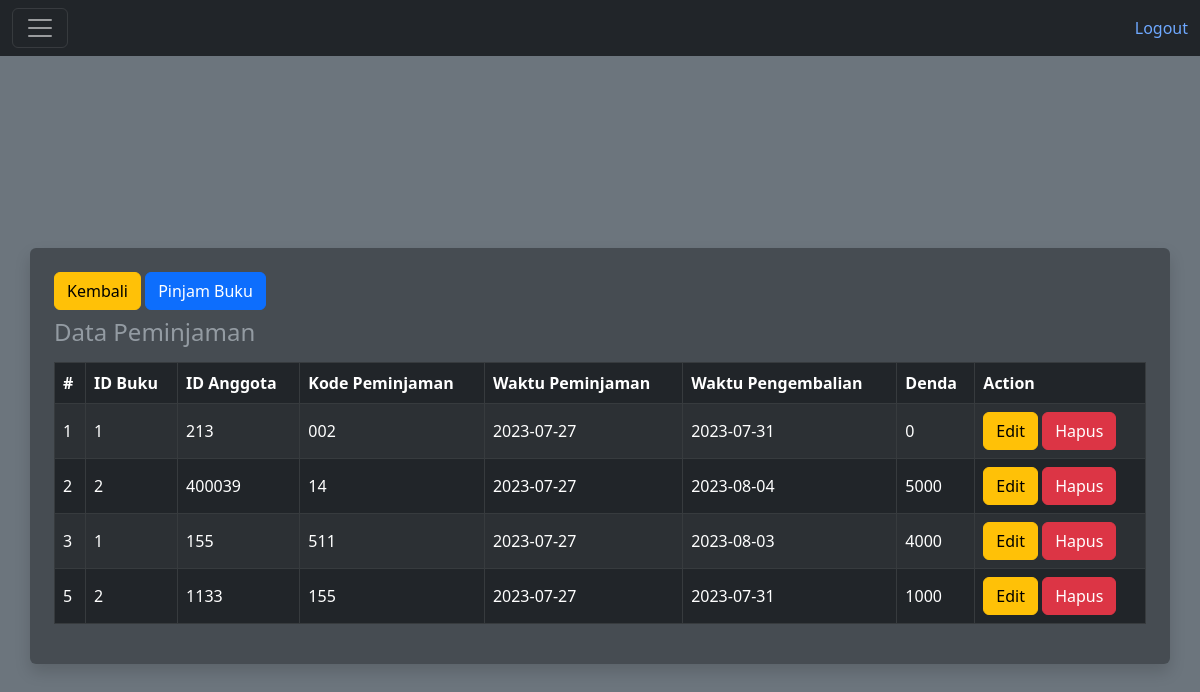
The app's page /pages/transaksi/p_transaksi.php (signed in) with its own data.
### tables this page shows
CREATE TABLE `t_peminjaman_detail` (
  `id` int(11) NOT NULL,
  `id_buku` int(11) NOT NULL,
  `id_anggota` int(11) NOT NULL,
  `kode_transaksi` varchar(45) NOT NULL,
  `waktu_transaksi` date NOT NULL,
  `waktu_pengembalian` date NOT NULL,
  `denda` varchar(45) NOT NULL
);

### pages/transaksi/p_transaksi.php (the view, shortened to what this page needs)
<!DOCTYPE html>
<html lang="en" data-bs-theme="dark">
<head>
    <link rel="stylesheet" href="https://cdn.jsdelivr.net/npm/bootstrap@5.3.0/dist/css/bootstrap.min.css">
</head>
<body class="bg-secondary">
<?php
    include '../../functions/koneksi.php';
?>
<nav class="navbar navbar-dark bg-dark">
  <div class="container-fluid">
    <button class="navbar-toggler" type="button" data-bs-toggle="collapse" data-bs-target="#navbarToggleExternalContent" aria-controls="navbarToggleExternalContent" aria-expanded="false" aria-label="Toggle navigation">
      <span class="navbar-toggler-icon"></span>
    </button>
    <a class="link-offset-2 link-offset-3-hover link-underline-warning link-underline-opacity-0 link-underline-opacity-75-hover" href="../../functions/logout.php">Logout</a>
  </div>
</nav>
<div class="min-vh-100 d-flex flex-column justify-content-center align-items-center">
    <div class="container-sm p-4 bg-dark bg-opacity-50 rounded shadow">
        <a class="btn btn-warning" href="../../main.php">Kembali</a>
        <a class="btn btn-primary" href="p_pinjam.php">Pinjam Buku</a>
            <div class="table-reponsive overflow-auto">
                <table class="table table-dark table-striped table-bordered align-middle caption-top">
                    <caption class="text-start">
                        <h4>Data Peminjaman</h4>
                    </caption>
                    <thead>
                        <tr>
                            <th scope="col">#</th>
                            <th scope="col">ID Buku</th>
                            <th scope="col">ID Anggota</th>
                            <th scope="col">Kode Peminjaman</th>
                            <th scope="col">Waktu Peminjaman</th>
                            <th scope="col">Waktu Pengembalian</th>
                            <th scope="col">Denda</th>
                            <th scope="col">Action</th>
                        </tr>
                    </thead>
                    <tbody>
                      <?php
                      $sql = "SELECT * FROM t_peminjaman_detail";
                      $result = mysqli_query($conn, $sql);
                      foreach($result as $row){
                            $selisih = strtotime($row["waktu_pengembalian"]) - strtotime($row["waktu_transaksi"]);
                            $hari = floor($selisih / (60 * 60 * 24));
                            $denda = $row["denda"];
                            $totaldenda = 0;
                            if ($hari > 3) {
                              $totaldenda = ($hari - 3) * $denda;
                            }
                      ?>
                        <tr>
                            <td scope="row"><?php echo $row['id']; ?></td>
                            <td><?php echo $row['id_buku']; ?></td>
                            <td><?php echo $row['id_anggota']; ?></td>
                            <td><?php echo $row['kode_transaksi']; ?></td>
                            <td><?php echo $row['waktu_transaksi']; ?></td>
                            <td><?php echo $row['waktu_pengembalian']; ?></td>
                            <td><?php echo $totaldenda ?></td>
                            <td>
                              <a href="edit.php?id=<?php echo $row['id']; ?>" class="btn btn-warning">Edit</a>
                              <a href="hapus.php?id=<?php echo $row['id']; ?>" class="btn btn-danger">Hapus</a>
                            </td>
                        </tr>
                      <?php
                      }
                      ?>
                    </tbody>
                </table>
            </div>
    </div>
</div>
</body>
</html>

### records on screen
t_peminjaman_detail: id "1", id_buku "1", id_anggota "213", kode_transaksi "002", waktu_transaksi "2023-07-27", waktu_pengembalian "2023-07-31", denda "0"
t_peminjaman_detail: id "2", id_buku "2", id_anggota "400039", kode_transaksi "14", waktu_transaksi "2023-07-27", waktu_pengembalian "2023-08-04", totaldenda "5000"
t_peminjaman_detail: id "3", id_buku "1", id_anggota "155", kode_transaksi "511", waktu_transaksi "2023-07-27", waktu_pengembalian "2023-08-03", totaldenda "4000"
t_peminjaman_detail: id "5", id_buku "2", id_anggota "1133", kode_transaksi "155", waktu_transaksi "2023-07-27", waktu_pengembalian "2023-07-31", denda "1000"
